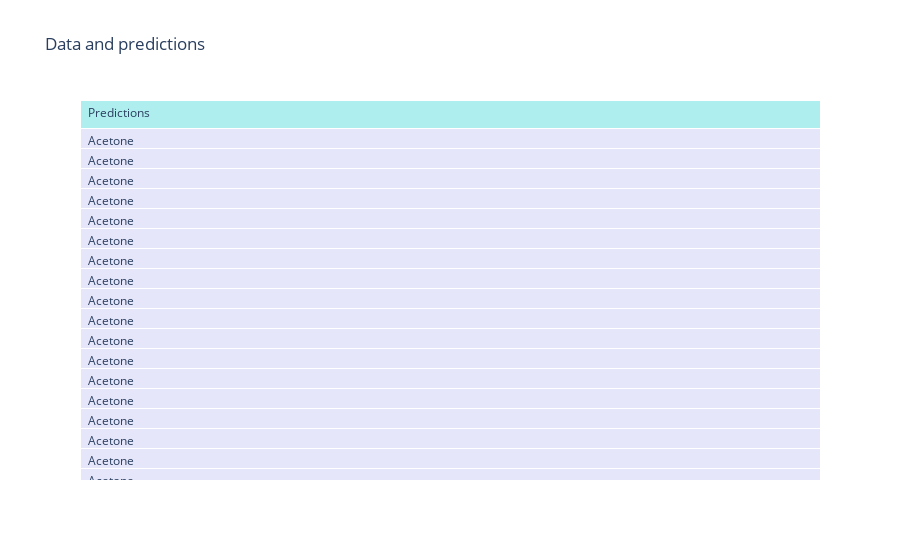
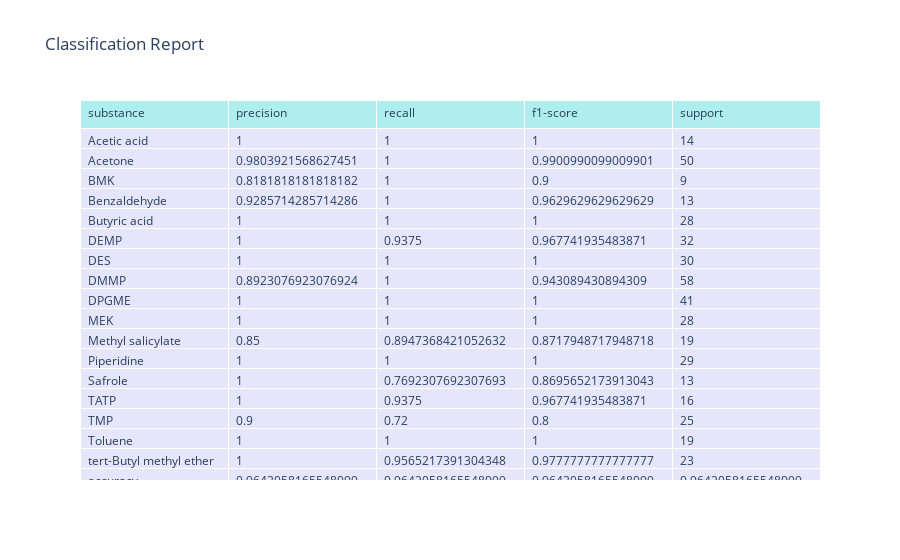

The notebook cell saved with these charts, in order:
### Markdown cell above
The GC-only analysis produced a 24.5% accurate model, which is an incredibly low score. Now let's try a low-level data fusion analysis.

### Code cell
from chemfusekit.df import DFSettings, DF, Table

# QEPAS table
table1 = Table(
    file_path='../tests/qepas.xlsx',
    sheet_name='Sheet1',
    class_column='Substance',
    preprocessing='snv'
)

# GC table
table2 = Table(
    file_path='../tests/rt.xlsx',
    sheet_name='Sheet1',
    class_column='Substance',
    preprocessing='none'
)

# Set up and perform data fusion
df = DF(DFSettings(), [table1, table2])
df.fuse()
data = df.fused_data

# Set up and perform KNN
knn_settings = KNNSettings(output=GraphMode.GRAPHIC, test_split=True)
knn = KNN(knn_settings, data)
knn.train()

### Figure 1 — Plotly figure (JSON) as saved in the notebook; plotly's stock layout.template omitted (floating-point values rounded to 4 significant figures; data arrays with more than 128 entries replaced by an {"elided": "..."} marker saying what was removed)
{"data": [{"cells": {"align": "left", "fill": {"color": "lavender"}, "values": {"elided": "1x447 str values"}}, "header": {"align": "left", "fill": {"color": "paleturquoise"}, "values": ["Predictions"]}, "type": "table"}], "layout": {"title": {"text": "Data and predictions"}}}

### Figure 2 — Plotly figure (JSON) as saved in the notebook; plotly's stock layout.template omitted (floating-point values rounded to 4 significant figures)
{"data": [{"cells": {"align": "left", "fill": {"color": "lavender"}, "values": [["Acetic acid", "Acetone", "BMK", "Benzaldehyde ", "Butyric acid", "DEMP", "DES", "DMMP", "DPGME", "MEK", "Methyl salicylate", "Piperidine", "Safrole", "TATP", "TMP", "Toluene", "tert-Butyl methyl ether", "accuracy", "macro avg", "weighted avg"], [1, 0.9804, 0.8182, 0.9286, 1, 1, 1, 0.8923, 1, 1, 0.85, 1, 1, 1, 0.9, 1, 1, 0.9642, 0.9629, 0.9661], [1, 1, 1, 1, 1, 0.9375, 1, 1, 1, 1, 0.8947, 1, 0.7692, 0.9375, 0.72, 1, 0.9565, 0.9642, 0.9539, 0.9642], [1, 0.9901, 0.9, 0.963, 1, 0.9677, 1, 0.9431, 1, 1, 0.8718, 1, 0.8696, 0.9677, 0.8, 1, 0.9778, 0.9642, 0.9559, 0.9634], [14, 50, 9, 13, 28, 32, 30, 58, 41, 28, 19, 29, 13, 16, 25, 19, 23, 0.9642, 447, 447]]}, "header": {"align": "left", "fill": {"color": "paleturquoise"}, "values": ["substance", "precision", "recall", "f1-score", "support"]}, "type": "table"}], "layout": {"title": {"text": "Classification Report"}}}
